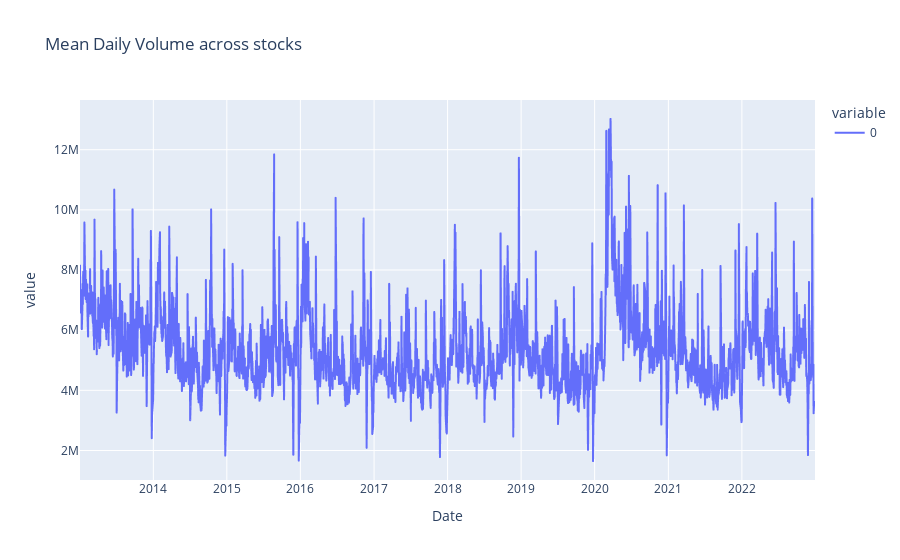

This figure's notebook cell:
### Code cell
# Plotting mean daily volume, averaged per day across  stocks:
df_volume_clean.mean(1).plot(title='Mean Daily Volume across stocks')

### Figure 1 — Plotly figure (JSON) as saved in the notebook; plotly's stock layout.template omitted (floating-point values rounded to 4 significant figures; data arrays with more than 128 entries replaced by an {"elided": "..."} marker saying what was removed)
{"data": [{"hovertemplate": "variable=0<br>Date=%{x}<br>value=%{y}<extra></extra>", "legendgroup": "0", "line": {"color": "#636efa", "dash": "solid"}, "marker": {"symbol": "circle"}, "mode": "lines", "name": "0", "showlegend": true, "type": "scattergl", "x": {"elided": "2518 str values"}, "xaxis": "x", "y": {"elided": "2518 float values"}, "yaxis": "y"}], "layout": {"legend": {"title": {"text": "variable"}, "tracegroupgap": 0}, "title": {"text": "Mean Daily Volume across stocks"}, "xaxis": {"anchor": "y", "domain": [0, 1], "title": {"text": "Date"}}, "yaxis": {"anchor": "x", "domain": [0, 1], "title": {"text": "value"}}}}
